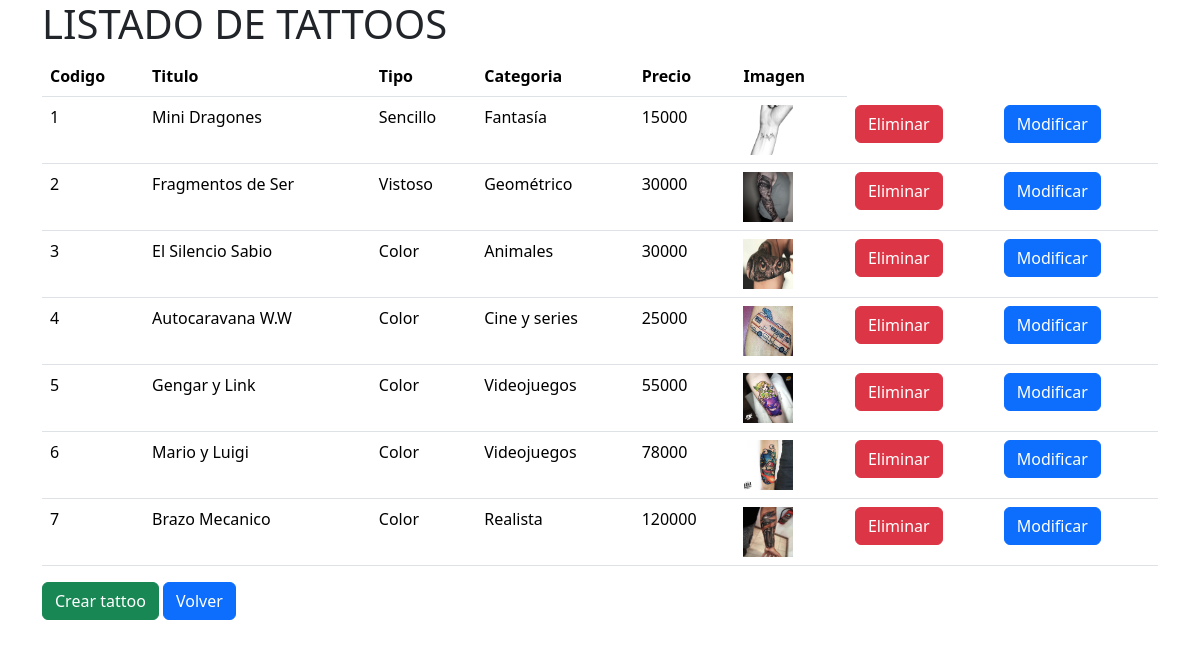
/listado/, run on the app's committed database.
### core/models.py (models this page shows, shortened)
class Tattoo(models.Model):
    codigo= models.CharField(max_length=6, primary_key=True, verbose_name='codigo')
    titulo= models.CharField(max_length=20, verbose_name='titulo del tattoo')
    tipo = models.CharField(max_length=20, verbose_name='tipo de tattoo')
    imagen=models.ImageField(upload_to="imagenes", null=True, verbose_name='Imagen')
    categoria = models.ForeignKey(Categoria, on_delete=models.CASCADE)
    precio = models.FloatField(verbose_name='Precio')

class Categoria(models.Model):
    idCategoria = models.IntegerField(primary_key=True, verbose_name='Id de Categoria')
    nombreCategoria = models.CharField(max_length=50, verbose_name='Nombre Categoría')
    def __str__(self):
        return self.nombreCategoria

### core/views.py (the view)
# urls.py: path('listado/',listado, name='listado'),
def listado(request):
	tattoos= Tattoo.objects.all()
	return render(request, 'listado.html',context={'datos':tattoos})

### core/templates/listado.html (shortened to what this page needs)
<!DOCTYPE html>
<html lang="en">
<head>
    {% load static %}
    <link href="{% static 'css/bootstrap.min.css' %}" rel="stylesheet">
</head>
<body>
    <div class="container">
        <h1>LISTADO DE TATTOOS</h1>
        <table class="table">
            <thead>
                <tr>
                    <th>Codigo</th>
                    <th>Titulo</th>
                    <th>Tipo</th>
                    <th>Categoria</th>
                    <th>Precio</th>
                    <th>Imagen</th>
                </tr>
            </thead>
            <tbody>
                {% for tattoo in datos %}
                <tr>
                    <td>{{ tattoo.codigo }}</td>
                    <td>{{ tattoo.titulo }} </td>
                    <td>{{ tattoo.tipo }}</td>
                    <td>{{ tattoo.categoria }}</td>
                    <td>{{ tattoo.precio }}</td>
                    {% if tattoo.imagen %}
                        <td scope="row">
                            <img src="{{ tattoo.imagen.url}}" style="height:50px; width:50px;">
                        </td>
                    {% endif %}
                    <td><a href="{% url 'eliminar' tattoo.codigo %}" class="btn btn-danger">Eliminar</a></td>
                    <td><a href="{% url 'modificar' tattoo.codigo %}" class="btn btn-primary">Modificar</a></td>
                </tr>
                {% endfor %}
            </tbody>
        </table>
        <a href="{% url 'form_tattoo' %}" class="btn btn-success">Crear tattoo</a>
        <a href="{% url 'tienda' %}" class="btn btn-primary">Volver</a>
    </div>
</body>
</html>

### data on the page
Tattoo: codigo "1", titulo "Mini Dragones", tipo "Sencillo", categoria "Fantasía", precio "15000", imagen (picture)
Tattoo: codigo "2", titulo "Fragmentos de Ser", tipo "Vistoso", categoria "Geométrico", precio "30000", imagen (picture)
Tattoo: codigo "3", titulo "El Silencio Sabio", tipo "Color", categoria "Animales", precio "30000", imagen (picture)
Tattoo: codigo "4", titulo "Autocaravana W.W", tipo "Color", categoria "Cine y series", precio "25000", imagen (picture)
Tattoo: codigo "5", titulo "Gengar y Link", tipo "Color", categoria "Videojuegos", precio "55000", imagen (picture)
Tattoo: codigo "6", titulo "Mario y Luigi", tipo "Color", categoria "Videojuegos", precio "78000", imagen (picture)
Tattoo: codigo "7", titulo "Brazo Mecanico", tipo "Color", categoria "Realista", precio "120000", imagen (picture)
